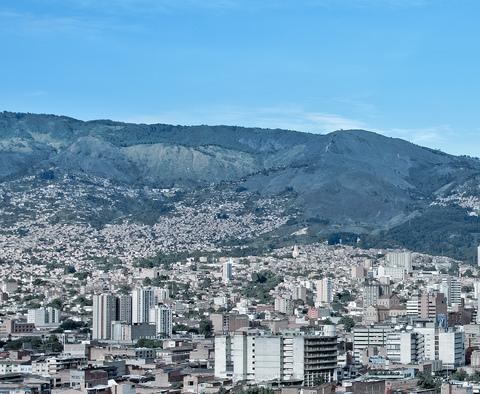
%> input picture presentation/assets/im1.jpg, 480 x 394 px
$ octave panoramic.m   (GNU Octave 9; MATLAB toolbox functions it lacks are replaced by stand-ins)
%> lines starting %> are read from the running program, lines starting %| are printed output that depends on the picture
clc;
clear;

%% Leer las 3 imagenes:
Lim1=imread('assets/im1.jpg');%%% se leen imagenes y se transforman en matrices matrices %
%> Lim1 is the input picture: size 394x480x3 uint8; mean R, G, B 111.3, 148.3, 173.9
Lim2=imread('assets/im2.jpg');
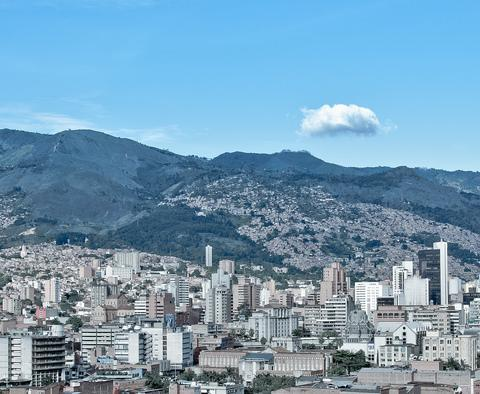
%> input picture presentation/assets/im2.jpg, 480 x 394 px
%> Lim2 is the input picture: size 394x480x3 uint8; mean R, G, B 117.5, 156.2, 181.6
Lim3=imread('assets/im3.jpg');
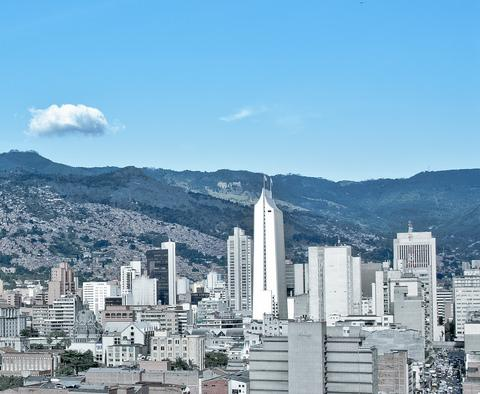
%> input picture presentation/assets/im3.jpg, 480 x 394 px
%> Lim3 is the input picture: size 394x480x3 uint8; mean R, G, B 128.5, 168.1, 193.8

%% Se convierte a blanco y negro para poder realizar la correlacion en 2D:
Im1gr=rgb2gray(Lim1);
Im2gr=rgb2gray(Lim2);
Im3gr=rgb2gray(Lim3);
[y1,x1]=size(Im1gr);
%> y1 = 394; x1 = 480
[y2,x2]=size(Im1gr);
%> y2 = 394; x2 = 480
[y3,x3]=size(Im1gr);
%> y3 = 394; x3 = 480
%figure(1);imshow(Im1gr);title('Imagen original 1');
%figure(2);imshow(Im2gr);title('Imagen original 2');
%figure(3);imshow(Im3gr);title('Imagen original 3');
%% Se recortan las imagenes 1 y 2 para calcular en esa area la correlaci�n:
sub1 = imcrop(Im1gr,[x1/2 0 x1/2 y1]);
sub2 = imcrop(Im2gr,[0 0 x2/5 y2]);

%% correlacion de la imagen 1 y 2:
corrpro1=xcorr2(sub1,sub2);
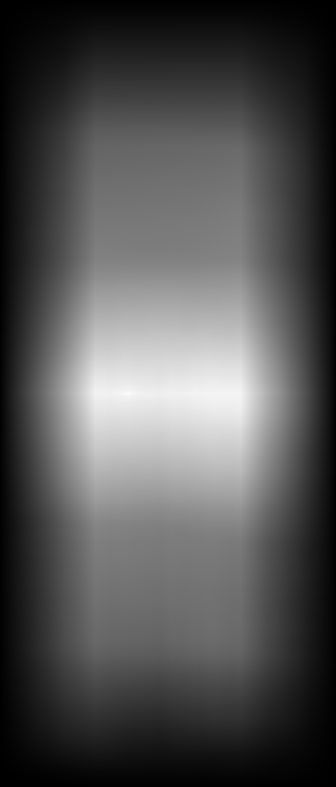
%> corrpro1: size 787x336 double; min 6640, max 836983234, mean 273128785.5; drawn with min black and max white
%% Desplazamiento encontrado por la correlaci�n entre la imagen 1 y la imagen 2:
[maxcorr,loc] = max(abs(corrpro1(:)));
%> maxcorr = 836983234; loc = 101130
[ypeak, xpeak] = ind2sub(size(corrpro1),loc(1));
%> ypeak = 394; xpeak = 129
corr_offset = [(size(sub1,1)-xpeak)
    (ypeak-size(sub1,2))];
%> corr_offset = [265; 153]
xoffset=corr_offset(1);
%> xoffset = 265

%% Nueva imagen (entre imagen 1 y 2):
sub3 = imcrop(Im1gr,[0 1 xoffset 394]);
tt2=[sub3,Im2gr];
[yn,xn]=size(tt2);
%> yn = 394; xn = 745
%figure(4)
%imshow(tt2); title('Nueva imagen entre 1 y 2 en escala de grises');

%% Se recortan las imagenes 3 y la imagen nueva (1 y 2):
sub2_2 = imcrop(tt2,[xn/6 0 xn yn]);
[yn1,xn1] = size(sub2_2);
%> yn1 = 394; xn1 = 622
sub4 = imcrop(Im3gr,[0 0 x3/2 y3]);

%% correlacion de la imagen 3 y la nueva:
corrpro2=xcorr2(sub4,sub2_2);
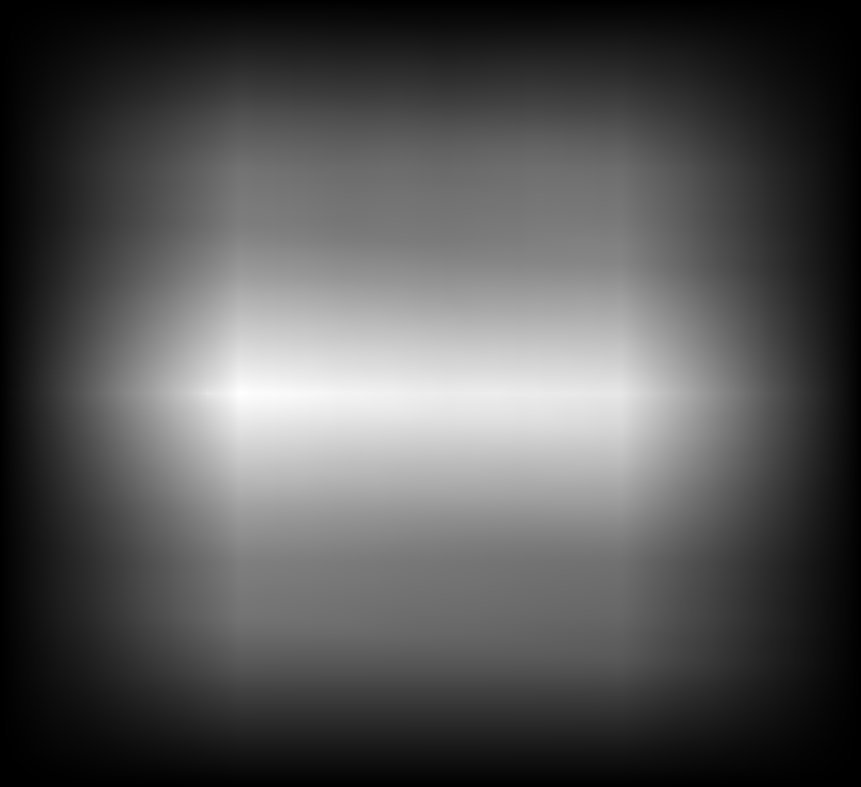
%> corrpro2: size 787x861 double; min 21912, max 2316778142, mean 768210219.7; drawn with min black and max white

%% Desplazamiento encontrado por la correlaci�n entre la imagen nueva y la 3:
[maxcorr2,loc2] = max(abs(corrpro2(:)));
%> maxcorr2 = 2316778142; loc2 = 188487
[ypeak2, xpeak2] = ind2sub(size(corrpro2),loc2(1));
%> ypeak2 = 394; xpeak2 = 240
corr_offset2 = [(size(sub4,1)-xpeak2)
    (ypeak2-size(sub4,2))];
%> corr_offset2 = [154; 154]
xoffset2=corr_offset2(1);
%> xoffset2 = 154
yoffset2=corr_offset2(2);
%> yoffset2 = 154

%% Nueva imagen (entre imagen nueva y 2):
sub6 = imcrop(Im3gr,[x3-xoffset2-xpeak+9 0 x3 y3]);
tt3=[tt2,sub6];
figure(10)
imshow(tt3);title('Imagen panoramica completa en escala de grises');

%% Procedimiento en color:
% Sacando elemento de la imagen 1 a partir de la correlaci�n y uniendolo con la imagen 2:
tt4=imcrop(Lim1,[0 1 xoffset y1]);
tt5=[tt4,Lim2];
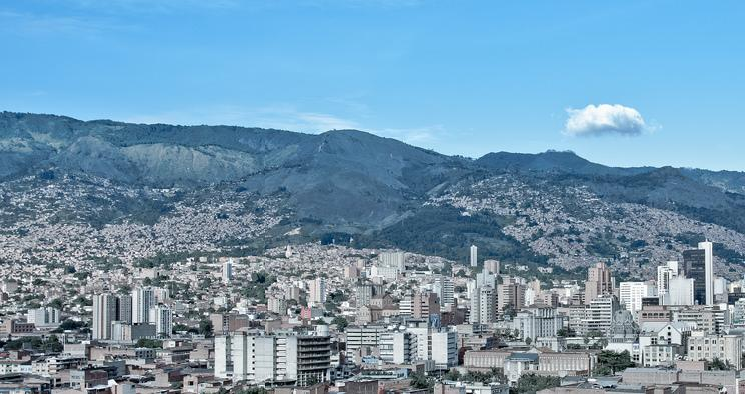
%> tt5: size 394x745x3 uint8; mean R, G, B 114.9, 152.5, 177.9
% Sacando elemento de la imagen 3 a partir de la correlaci�n y uniendolo con la union de la imagen 1 y 2:
tt6 = imcrop(Lim3,[x3-xoffset2-xpeak+9 0 x3 y3]);
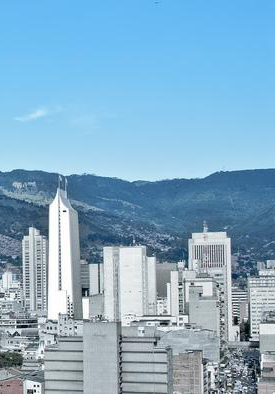
%> tt6: size 394x275x3 uint8; mean R, G, B 132.1, 172.6, 199
tt7=[tt5,tt6];
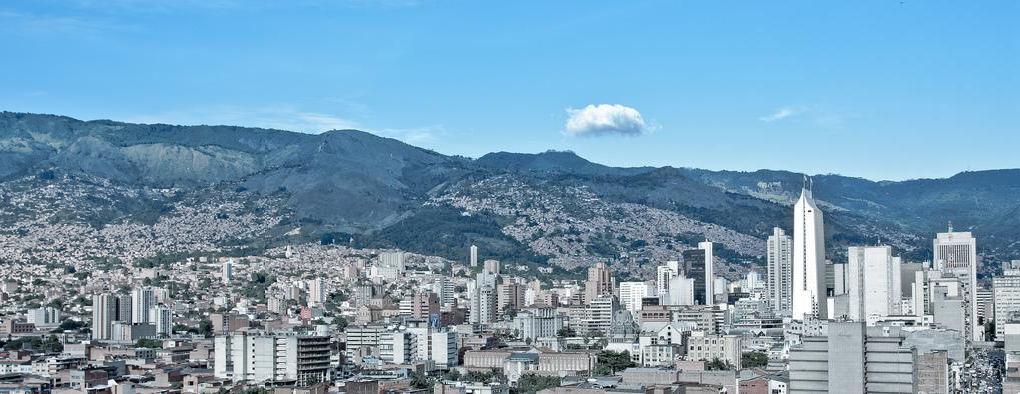
%> tt7: size 394x1020x3 uint8; mean R, G, B 119.5, 157.9, 183.6
figure(11)
imshow(tt7);title('Imagen panoramica completa a color');
